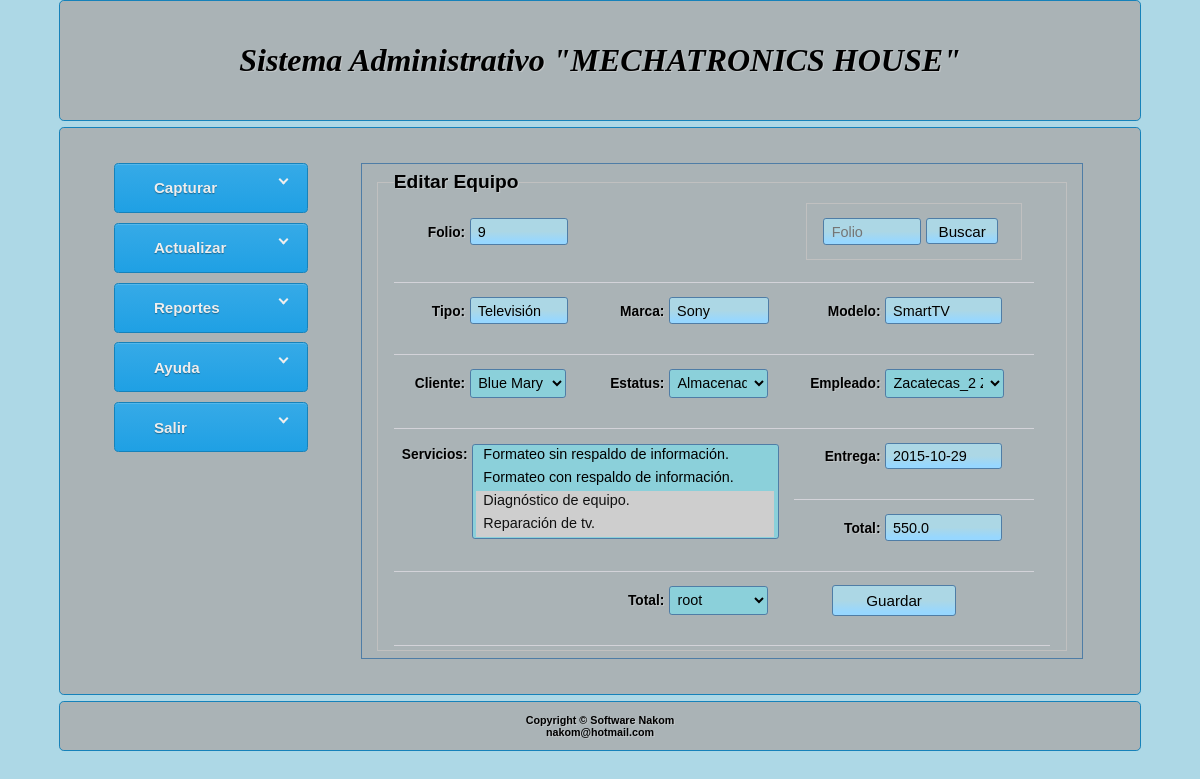
The page /administrative/equip/edit/24/ on the database as committed earlier.
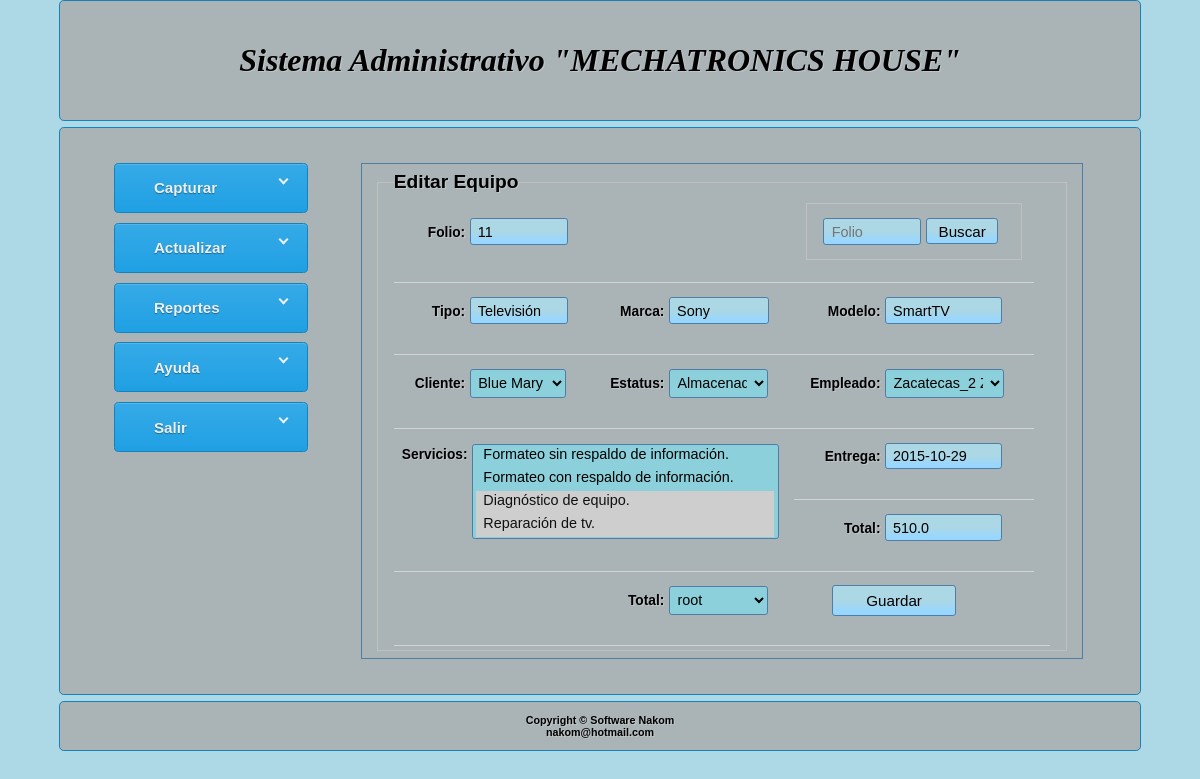
The same page on the database as committed later.
### mechatronics/models.py (models this page shows, shortened)
class Equipo(models.Model):
    CHOICES_ESTATUS = (
        ('almacenado', 'Almacenado'),
        ('diagnosticado', 'Diagnosticado'),
        ('reparado', 'Reparado'),
        ('entregado', 'Entregado'),
        ('inreparable', 'Irreparable'),
    )
    folio = models.CharField(max_length=6, unique=True, help_text='Número de Folio')
    tipo = models.CharField(max_length=22, help_text='Información del equipo')
    marca = models.CharField(max_length=22, help_text='Marca del equipo')
    modelo = models.CharField(max_length=22, help_text='Modelo del equipo')
    ingreso = models.DateField(auto_now=True,
                               help_text='Fecha de ingreso del equipo')
    entrega = models.DateField(help_text='Fecha tentativa de entrega')
    estatus = models.CharField(max_length=13, default='almacenado',
                               choices=CHOICES_ESTATUS)
    servicios = models.ManyToManyField(Servicio,
                                       help_text='Servicios aplicados')
    total = models.FloatField(default=0.0, verbose_name='Costo total')
    cliente = models.ForeignKey(Cliente,
                                help_text='Propietario del equipo')
    empleado = models.ForeignKey(Empleado, verbose_name='Asignación',
                                 help_text='Empleado asignado al equipo')
    registro = models.ForeignKey(User, verbose_name='Registró',
                                 help_text='Usuario que registró el equipo')

### mechatronics/views.py (the view, shortened to what this page needs)
# urls.py: url(r'^administrative/equip/edit/(?P<id_equip>.*)/$', views.equip_edit),
def equip_edit(request, id_equip):
    if request.method == 'GET':
        equip = Equipo.objects.get(id=id_equip)
        form_equip = FormEquipo(instance=equip)
        p = request.GET.get('page')
        q = request.GET.dict()
        context = {'formEquip': form_equip, 'query': q, 'page': p}
        template_name = 'mechatronics/equip_edit.html'
        return render(request, template_name, context)
    return HttpResponseRedirect(url)

### mechatronics/forms.py
class FormEquipo(ModelForm):
    class Meta:
        model = Equipo
        fields = ['folio', 'tipo', 'marca', 'modelo',
                  'entrega', 'estatus', 'servicios',
                  'total', 'cliente', 'empleado', 'registro']

### mechatronics/models.py (called while the page is built)
    def __unicode__(self):
        return '%s %s' % (self.nombre, self.apellido, )

    def __unicode__(self):
        return '%s %s' % (self.nombre, self.apellido, )

    def __unicode__(self):
        return self.servicio

### mechatronics/templates/mechatronics/equip_edit.html (shortened to what this page needs)
{% extends 'mechatronics/base_equip.html' %}
{% block title_2 %} Editar Equipo {% endblock %}

### mechatronics/templates/mechatronics/base_equip.html (shortened to what this page needs)
{% extends 'mechatronics/base.html' %}
{% block right_of_nav %}
    <fieldset>
        <legend>
            {% block title_2 %}{% endblock %}
        </legend>
        <form action='.' method='POST'> {% csrf_token %}
          <table>
            <tr>
              <td> {{ formEquip.folio.errors }} <label for="id_folio"> Folio: </label> {{ formEquip.folio }}  </td>
              <td> </td>
              <td>
                <fieldset>
                    <input type="text" name="folioQuery" value=""  placeholder="Folio">
                    <input type="submit" name="submitFolio" value="Buscar" class="btn-buscar">
                </fieldset>
              </td>
            <tr>
              <td> {{ formEquip.tipo.errors }} <label for="id_tipo"> Tipo: </label> {{ formEquip.tipo }} </td>
              <td> {{ formEquip.marca.errors }} <label for='id_marca'> Marca: </label> {{ formEquip.marca }} </td>
              <td> {{ formEquip.modelo.errors }} <label for='id_modelo'> Modelo: </label> {{ formEquip.modelo }} </td>
            </tr>
            <tr>
              <td>{{ formEquip.cliente.errors }} <label for='id_cliente'> Cliente: </label> {{ formEquip.cliente }}</td>
              <td> {{ formEquip.estatus.errors }} <label for="id_estatus"> Estatus: </label> {{ formEquip.estatus }} </td>
              <td> {{ formEquip.empleado.errors }} <label for="empleado"> Empleado: </label> {{ formEquip.empleado }} </td>
            </tr>
            <tr>
              <td colspan="2" rowspan="2">
                  {{ formEquip.servicios.errors }} <label for='id_servicios'> Servicios: </label> {{formEquip.servicios}}
              </td>
              <td> {{ formEquip.entrega.errors }} <label for='id_entrega'> Entrega: </label> {{ formEquip.entrega }} </td>
            </tr>
            <tr>
              <td> {{ formEquip.total.errors }} <label for="total"> Total: </label> {{ formEquip.total }} </td>
            </tr>
            <tr>
              <td> </td>
              <td> {{ formEquip.registro.errors }} <label for="total"> Total: </label> {{ formEquip.registro }} </td>
              <td> {{ formEquip.empleado.errors }} <input type='submit' name ='submitEquip' value='Guardar' class='btn-guardar'/> </td>
              <td> </td>
            </tr>
          </table>
        </form>
    </fieldset>
{% endblock %}

Rows that differ between the two databases and show on the page:
changed Equipo "Televisión": folio "9" → "11"; total "550.0" → "510.0"
